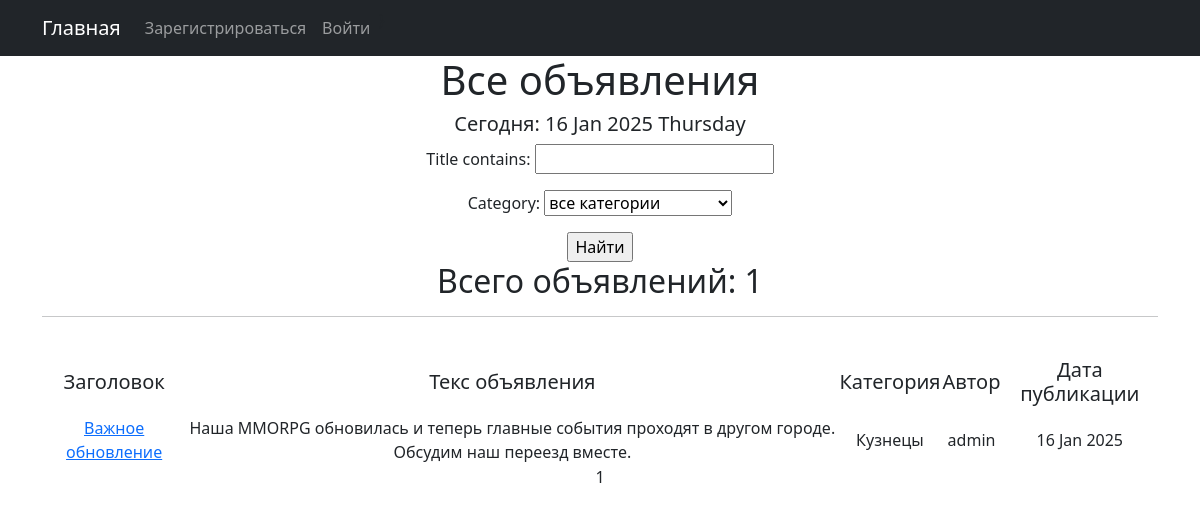
The page /articles/ on the database as committed earlier.
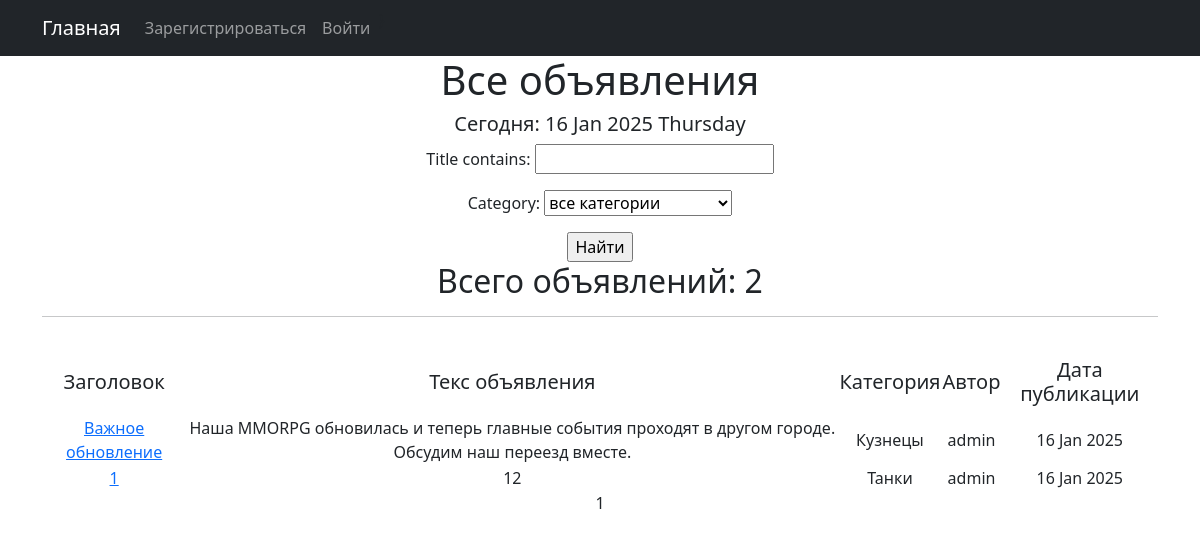
The same page on the database as committed later.
### bulletin_board/models.py (models this page shows, shortened)
class Article(models.Model):
    author = models.ForeignKey(User, on_delete=models.CASCADE)
    article_time = models.DateTimeField(auto_now_add=True)
    title = models.CharField(max_length=120)
    text = models.TextField()
    category = models.ForeignKey(Category, max_length=25, on_delete=models.CASCADE)
    upload = models.FileField(upload_to='uploads/')

class Category(models.Model):
    TYPE = (
        ('tank', 'Танки'),
        ('heal', 'Хилы'),
        ('dd', 'ДД'),
        ('buyers', 'Торговцы'),
        ('gildemaster', 'Гилдмастеры'),
        ('quest', 'Квестгиверы'),
        ('smith', 'Кузнецы'),
        ('tanner', 'Кожевники'),
        ('potion', 'Зельевары'),
        ('spellmaster', 'Мастера заклинаний'),
    )
    name = models.CharField(max_length=30, choices=TYPE, unique=True)
    def __str__(self):
        return self.get_name_display()

class User(AbstractUser):
    code = models.CharField(max_length=15, blank=True, null=True)

### bulletin_board/views.py (the view)
# urls.py: path('', ArticleList.as_view(), name='article_list'),
class ArticleList(ListView):
    model = Article
    ordering = 'article_time'
    template_name = 'articles.html'
    context_object_name = 'articles'
    paginate_by = 3
    def get_queryset(self):
        queryset = super().get_queryset()
        self.filterset = ArticleFilter(self.request.GET, queryset)
        return self.filterset.qs
    def get_context_data(self, **kwargs):
        context = super().get_context_data(**kwargs)
        context['time_now'] = datetime.utcnow()
        context['filterset'] = self.filterset
        return context

### templates/articles.html (shortened to what this page needs)
{% extends 'flatpages/default.html' %}
{% block content %}
<h1>Все объявления</h1>
<h5> Сегодня: {{ time_now|date:'d M Y l' }} </h5>
   <form action="" method="get">
       {{ filterset.form.as_p }}
       <input type="submit" value="Найти" />
   </form>
   <h2>Всего объявлений: {{ articles|length }}</h2>
<hr>
   {% if articles %}
      <table border="0" width="100%">
         <tr>
            <td><h5>Заголовок</h5></td>
            <td><h5>Текс объявления</h5></td>
            <td><h5>Категория</h5></td>
            <td><h5>Автор</h5></td>
            <td><h5>Дата публикации</h5></td>
         </tr>
         {% for article in articles %}
         <tr>
            <td><a href="{% url 'article_detail' pk=article.id %}"> {{ article.title }} </a></td>
            <td>{{ article.text|truncatewords:20 }}</td>
            <td>{{ article.category }}</td>
            <td>{{ article.author }}</td>
            <td>{{ article.article_time|date:'d M Y' }}</td>
         </tr>
         {% endfor %}
         <br>
      </table>
   {% else %}
       <h2>Объявлений нет!</h2>
   {% endif %}
   {{ page_obj.number }}
{% endblock content %}

Rows that differ between the two databases and show on the page:
added Article: title "1", text "12", category "Танки", author "admin", article_time "16 Jan 2025"
Other text that changed with them:
{{ articles|length }}: "1" → "2"
